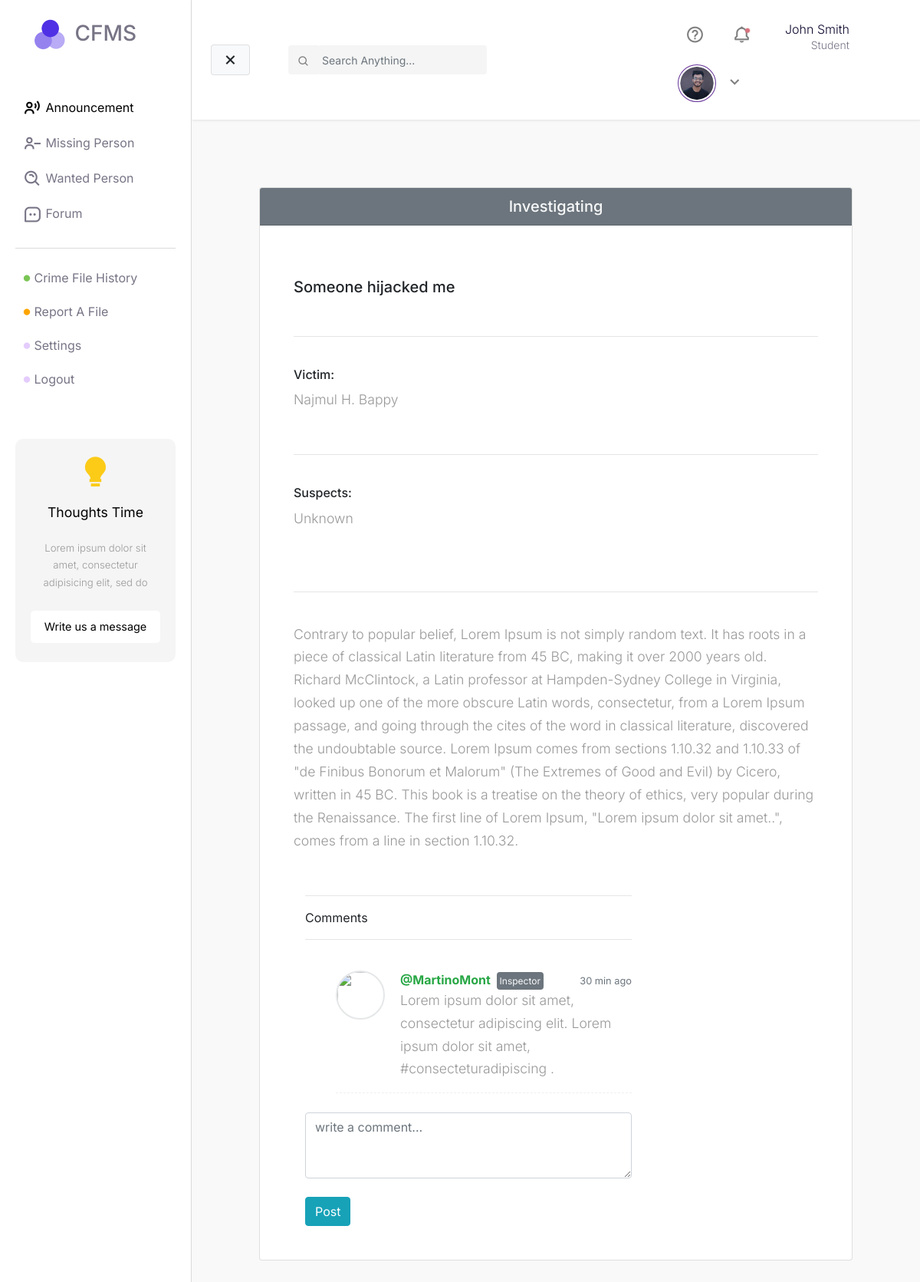
/crime-file/3/ (signed in), run on the app's committed database.
### core/models.py (models this page shows)
class User(AbstractUser):
    email = models.EmailField(unique=True)
    nid = models.CharField(unique=True, max_length=20)

### crimeFile/models.py (models this page shows)
class Complain(models.Model):
    COMPLAIN_TYPE_GD = 'GD'
    COMPLAIN_TYPE_CASE_FILE = 'CF'
    COMPLAIN_TYPE_CHOICES = [
        (COMPLAIN_TYPE_GD, 'GD'),
        (COMPLAIN_TYPE_CASE_FILE, 'CASE FILE'),
    ]
    COMPLAIN_PENDING = "pending"
    COMPLAIN_INVESTIGATING = "investigating"
    COMPLAIN_DISMISSED = "dismissed"
    COMPLAIN_STATUS_CHOICES = [
        (COMPLAIN_PENDING, 'Pending'),
        (COMPLAIN_INVESTIGATING, 'Investigating'),
        (COMPLAIN_DISMISSED, 'Dismissed'),
    ]
    title = models.CharField(max_length=255)
    user = models.ForeignKey(settings.AUTH_USER_MODEL, on_delete=models.PROTECT)
    criminal = models.CharField(max_length=1000)
    victim = models.CharField(max_length=255)
    type = models.CharField(
        max_length=2, choices=COMPLAIN_TYPE_CHOICES, default=COMPLAIN_TYPE_GD)
    phone = models.CharField(max_length=255)
    description = models.TextField()
    status = models.CharField(max_length=255, choices=COMPLAIN_STATUS_CHOICES, default=COMPLAIN_PENDING)

### crimeFile/views.py (the view)
# urls.py: path('<int:id>/', views.singleFileView, name="singleFileView"),
def singleFileView(request, id):
    if request.user.is_authenticated:
        try:
            file = Complain.objects.get(pk=id)
        except Complain.DoesNotExist:
            raise Http404("File does not exist")
        context = {
            'file': file
        }
        return render(request, 'single-file.html', context)
    return redirect('/login')

### templates/single-file.html (shortened to what this page needs)
{% extends "base.html" %} {% load static %} {% block css %}
<link rel="stylesheet" href="{% static 'css/single-file/style.css' %}" />
{% endblock %} {% block main %}
<div class="card m-5">
  <h5 class="text-center card-header text-light bg-secondary">
    {{ file.status|capfirst }}
  </h5>
  <div class="card-body m-4">
    <br />
    <h5 class="card-title">{{ file.title|capfirst }}</h5>
    <br />
    <hr />
    <br />
    <h6>Victim:</h6>
    <p class="card-text">{{ file.victim|capfirst }}</p>
    <br />
    <hr />
    <br />
    <h6>Suspects:</h6>
    <p class="card-text">{{ file.criminal|capfirst }}</p>
    <br />
    <br />
    <hr />
    <br />
    <p class="card-text">{{ file.description|capfirst }}</p>
    <br />
    <div class="container">
      <div class="row bootstrap snippets bootdeys">
        <div class="col-md-8 col-sm-12">
          <div class="comment-wrapper">
            <div class="panel panel-info">
              <hr />
              <div class="panel-heading">Comments</div>
              <hr />
              <br />
              <div class="panel-body">
                <ul class="media-list">
                  <li class="media">
                    <a href="#" class="pull-left">
                      <img
                        src="https://bootdey.com/img/Content/user_1.jpg"
                        alt=""
                        class="img-circle"
                      />
                    </a>
                    <div class="media-body">
                      <span class="text-muted float-right">
                        <small class="text-muted">30 min ago</small>
                      </span>
                      <strong class="text-success"
                        >@MartinoMont
                        <small
                          class="user-title bg-secondary text-light p-1 rounded ml-1"
                          >Inspector</small
                        ></strong
                      >
                      <p>
                        Lorem ipsum dolor sit amet, consectetur adipiscing elit.
                        Lorem ipsum dolor sit amet,
                        <a href="#">#consecteturadipiscing </a>.
                      </p>
                    </div>
                  </li>
                </ul>
                <textarea
                  class="form-control"
                  placeholder="write a comment..."
                  rows="3"
                ></textarea>
                <br />
                <button type="button" class="btn btn-info pull-right">
                  Post
                </button>
              </div>
            </div>
          </div>
        </div>
      </div>
    </div>
  </div>
</div>
{% endblock %}

### templates/base.html (shortened to what this page needs)
<!DOCTYPE html>
<html lang="en">
  <head>
    {% load static %}
    <link
      href="https://unpkg.com/boxicons@2.1.1/css/boxicons.min.css"
      rel="stylesheet"
    />
    <link
      rel="stylesheet"
      href="https://stackpath.bootstrapcdn.com/bootstrap/4.1.0/css/bootstrap.min.css"
    />
    <link
      rel="stylesheet"
      href="https://cdn.jsdelivr.net/npm/boxicons@latest/css/boxicons.min.css"
    />
    <link
      rel="stylesheet"
      href="https://cdnjs.cloudflare.com/ajax/libs/font-awesome/6.0.0/css/all.min.css"
    />
    <link
      rel="stylesheet"
      href="https://cdn.jsdelivr.net/npm/bootstrap-icons@1.4.1/font/bootstrap-icons.css"
    />
    <link rel="stylesheet" href="{% static 'css/base.css'%}" />
    {% block css %} {% endblock %}
  </head>
  <body>
    <div class="wrapper">
      <nav id="sidebar">
        <div class="sidebar-header">
          <h3>
            <img class="logo" src="{% static 'files/logo.png' %}" alt="" /> CFMS
          </h3>
        </div>
        <ul class="list-unstyled components">
          <li class="active">
            <a href="#"><i class="bx bx-user-voice"></i> Announcement</a>
          </li>
          <li>
            <a href="{% url 'missingPerson' %}"
              ><i class="bx bx-user-minus"></i> Missing Person</a
            >
          </li>
          <li>
            <a href="#"><i class="bx bx-search-alt"></i> Wanted Person</a>
          </li>
          <li>
            <a href="#"><i class="bx bx-message-square-dots"></i> Forum</a>
          </li>
        </ul>
        <ul class="list-unstyled sidebar-second-part">
          <li>
            <a href="{% url 'fileHistoryView' %}"
              ><i class="crime-history bx bxs-circle"></i> Crime File History</a
            >
          </li>
          <li>
            <a href="{% url 'addFileView' %}"
              ><i class="crime-report bx bxs-circle"></i> Report A File</a
            >
          </li>
          <li>
            <a href="#"><i class="crime-forum bx bxs-circle"></i> Settings</a>
          </li>
          <li>
            {% if request.user.is_authenticated %}
            <a href="{% url 'logoutView' %}"
              ><i class="crime-logout bx bxs-circle"></i> Logout</a
            >
            {% else %}
            <a href="{% url 'loginView' %}"
              ><i class="crime-logout bx bxs-circle"></i> Login</a
            >
            {% endif %}
          </li>
        </ul>
        <ul class="list-unstyled CTAs">
          <li>
            <i class="bx bxs-bulb"></i>
          </li>
          <li>
            <p class="title"><strong>Thoughts Time</strong></p>
          </li>
          <li class="text">
            <p>
              Lorem ipsum dolor sit amet, consectetur adipisicing elit, sed do
            </p>
          </li>
          <li>
            <a href="">Write us a message</a>
          </li>
        </ul>
      </nav>
      <div id="content">
        <nav class="navbar navbar-expand-lg navbar-light sticky-top">
          <div class="container-fluid">
            <button type="button" id="sidebarCollapse" class="btn btn-light">
              <i id="menu-collapse-button" class="bx bx-x"></i>
            </button>
            <div class="input-group top-search-form">
              <div class="input-group-prepend">
                <button class="btn btn-outline-light" type="button">
                  <i class="bx bx-search" style="color: gray"></i>
                </button>
              </div>
              <form action="post">
                <input
                  type="text"
                  class="form-control"
                  placeholder="Search Anything..."
                  aria-label=""
                  aria-describedby="basic-addon1"
                />
              </form>
            </div>
            <div class="collapse navbar-collapse" id="navbarSupportedContent">
              <ul class="nav navbar-nav ml-auto">
                <li class="nav-item">
                  <a class="nav-link" href="#"
                    ><i class="bx bx-help-circle"></i
                  ></a>
                </li>
                {% if request.user.is_authenticated %}
                <li class="nav-item">
                  <a class="nav-link before-dot" href="#"
                    ><i class="bx bx-bell"></i
                  ></a>
                </li>
                <li class="nav-item">
                  <a class="nav-link"
                    ><p class="name">
                      {{ request.user.first_name }} {{ request.user.last_name }}
                    </p>
                    <p class="profession">Student</p></a
                  >
                </li>
                {% endif %} {% if request.user.is_authenticated %}
                <div class="dropdown nav-link">
                  <a
                    class="row top-profile-btn"
                    type="button"
                    id="dropdownMenuButton"
                    data-toggle="dropdown"
                    aria-haspopup="true"
                    aria-expanded="false"
                  >
                    <div class="col-md-4">
                      <img src="{% static 'files/profile-pic.png' %}" alt="" />
                    </div>
                    <div class="col-md-2">
                      <i class="bx bx-chevron-down"></i>
                    </div>
                  </a>
                </div>
                {% else %}
                <a href="{% url 'loginView' %}" class="btn btn-secondary"
                  >Login</a
                >
                {% endif %}
              </ul>
            </div>
          </div>
        </nav>
        <div class="main-body">
          <div class="body-content">{% block main %} {% endblock %}</div>
        </div>
      </div>
    </div>
  </body>
</html>

### static/css/base.css (style rules this page uses)
body { font-family: "Inter", sans-serif; background-color: #fff; }
i { vertical-align: middle; }
p { font-family: "Inter", sans-serif; font-size: 1.1em; font-weight: 300; line-height: 1.7em; color: #999; }
a, a:hover, a:focus { color: inherit; text-decoration: none; transition: all 0.3s; }
.navbar { padding: 15px 10px; background: #fff; border: none; border-radius: 0; box-shadow: 1px 1px 3px rgba(0, 0, 0, 0.1); }
.navbar-nav { align-items: center; }
.nav-link i { font-size: 25px; margin: 5px; padding: 5px; }
.before-dot { position: relative; }
.before-dot::before { content: "•"; color: #d8727d; text-shadow: #d8727d 0 0 2px; position: absolute; font-size: 18px; top: 10px; right: 18px; }
.top-profile-btn { cursor: pointer; }
.nav-link .name { margin: 0; margin-left: 18px; font-size: 16px; text-align: right; color: #0d062d; }
.nav-link .profession { margin: 0; line-height: 1; text-align: right; font-size: 14px; color: #787486; }
a.top-profile-btn { max-width: 400px; }
a.top-profile-btn img { max-width: 50px; border-radius: 50%; border: 1px solid rebeccapurple; padding: 2px; }
.top-search-form { max-width: 500px; margin-left: 50px; }
.top-search-form input { border: none; background-color: #f5f5f5; font-size: 14px; color: #787486; padding: 10px 5px; }
.top-search-form button { font-size: 16px; background-color: #f5f5f5; cursor: default !important; border: none; }
.wrapper { display: flex; width: 100%; align-items: stretch; }
#sidebar { min-width: 250px; max-width: 250px; background: #fff; color: #787486; transition: all 0.3s; padding: 0 20px; border-right: 1px solid #dbdbdb; }
#sidebar .sidebar-header { padding: 20px; background: #fff; }
#sidebar .sidebar-header .logo { max-width: 50px; }
#sidebar ul.components { padding: 20px 0; border-bottom: 1px solid #dbdbdb; }
#sidebar ul p { padding: 10px; }
#sidebar ul li a { padding: 10px; font-size: 16px; display: block; }
#sidebarCollapse { border-color: rgba(0, 0, 0, 0.1); }
#sidebarCollapse i { font-size: 25px; }
#sidebar ul li.active > a, a[aria-expanded="true"] { color: #000; }
ul li i { font-size: 25px; }
.sidebar-second-part li i { font-size: 10px; }
.sidebar-second-part li i.crime-history { color: #7ac555; }
.sidebar-second-part li i.crime-report { color: #ffa500; }
.sidebar-second-part li i.crime-forum { color: #e4ccfd; }
.sidebar-second-part li i.crime-logout { color: #e4ccfd; }
ul.CTAs { padding: 20px; margin-top: 7vh; border-radius: 10px; }
ul.CTAs a { text-align: center; font-size: 0.9em !important; display: block; border-radius: 5px; margin-bottom: 5px; background-color: #fff; color: #000000; font-size: 14px; }
ul.CTAs .title { text-align: center; color: #000; padding: 0; margin: 0; }
ul.CTAs .text { font-size: 12px; color: #000; text-align: center; }
ul.CTAs i { text-align: center; font-size: 2.9em !important; display: block; border-radius: 5px; margin-bottom: 5px; color: #fbcb18; }
ul.CTAs { background-color: #f5f5f5; }
#content { width: 100%; min-height: 100vh; transition: all 0.3s; background-color: #f9f9f9; }
.main-body .body-content { padding: 40px 40px; }

### static/css/single-file/style.css (style rules this page uses)
.comment-wrapper .panel-body { max-height: 650px; overflow: auto; }
.comment-wrapper .panel-body .media-list .media { border-bottom: 1px dashed #efefef; margin-bottom: 25px; }
.comment-wrapper .panel-body .media-list .media .pull-left { margin-right: 20px; }
.comment-wrapper .panel-body .media-list .media .pull-left img { width: 64px; height: 64px; border: 2px solid #e5e7e8; border-radius: 50%; }
.comment-wrapper .panel-body .media-list .media .user-title { font-size: 12px; }

### data on the page
User: user.first_name "John", user.last_name "Smith"
Complain: status "Investigating", title "Someone hijacked me", victim "Najmul H. Bappy", criminal "Unknown", description "Contrary to popular belief, Lorem Ipsum is not simply random text. It has roots in a piece of classical Latin literature from 45 BC, making it over 2000 years old. Richard McClintock, a Latin professor at Hampden-Sydney College in Virginia, looked up one of the more obscure Latin words, consectetur, from a Lorem Ipsum passage, and going through the cites of the word in classical literature, discovered the undoubtable source. Lorem Ipsum comes from sections 1.10.32 and 1.10.33 of \"de Finibus Bonorum et Malorum\" (The Extremes of Good and Evil) by Cicero, written in 45 BC. This book is a treatise on the theory of ethics, very popular during the Renaissance. The first line of Lorem Ipsum,…"
